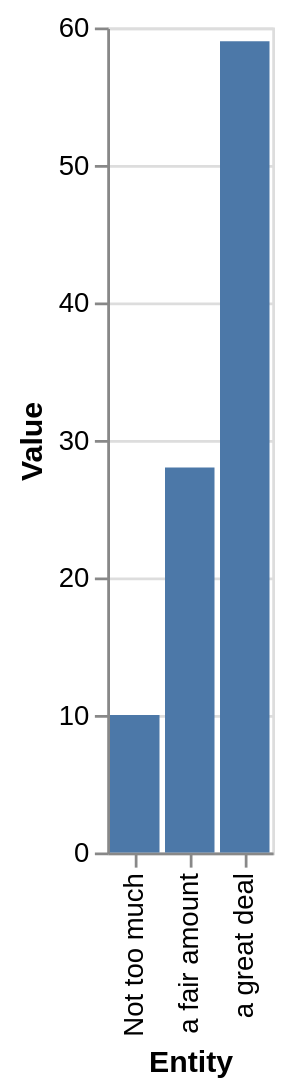

The specification (Vega-Lite) saved for this image:
### Vega-Lite specification from a JSON file in a GitHub repository (floating-point values rounded to 4 significant figures)
{"$schema": "https://vega.github.io/schema/vega-lite/v5.json", "description": "Bar chart auto-generated from CSV", "data": {"values": [{"Entity": "a great deal", "Value": 59}, {"Entity": "Not too much", "Value": 10}, {"Entity": "a fair amount", "Value": 28}]}, "mark": "bar", "encoding": {"x": {"field": "Entity", "type": "ordinal"}, "y": {"field": "Value", "type": "quantitative"}}}
